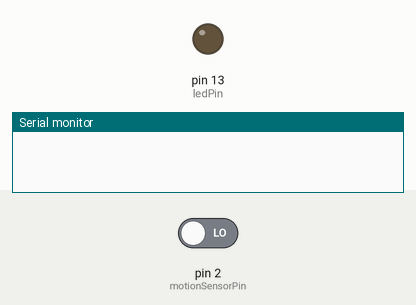
Simulated run of this sketch. Board: Arduino Uno, built with avr-gcc and run on an emulated ATmega328P. Shown: output pins drawn as LEDs (lit = HIGH), the last lines printed to the serial monitor. The inputs (shaded band) are chosen by the test bench; at power-on: pin 2 (motionSensorPin) LOW.

Above: at 1.2 s.
1.3 s: pin 2 (motionSensorPin) driven HIGH
At 2.0 s:
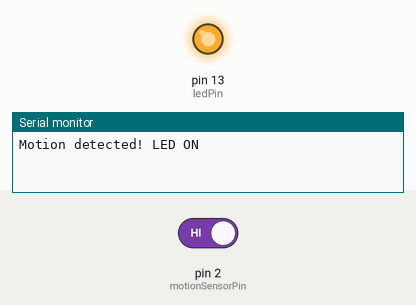
Timing chart, 0 to 4.8 s (numbered marks = the images above; inputs shaded):
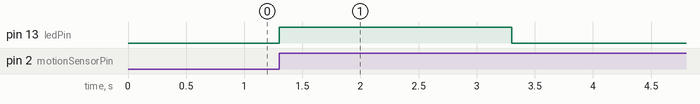

Measured:
- after the input at 1.3 s, pin 13 (ledPin): LOW → HIGH at once, → LOW 2.0 s later

The sketch:

Task1.2P.ino
```cpp
const int motionSensorPin = 2;  // HC-SR505 digital output pin (Interrupt Pin)
const int ledPin = LED_BUILTIN; // Built-in LED pin
volatile bool motionDetected = false; // Flag for motion detection

// Function prototype (Declare before usage)
void detectMotion();

void setup() {
  pinMode(motionSensorPin, INPUT); // Set motion sensor as input
  pinMode(ledPin, OUTPUT);         // Set LED as output
  Serial.begin(9600);              // Initialize serial monitor

  // Attach interrupt to motion sensor pin (RISING for motion detected)
  attachInterrupt(digitalPinToInterrupt(motionSensorPin), detectMotion, RISING);
}

// Interrupt Service Routine (ISR) function
void detectMotion() {
  motionDetected = true;  // Set flag when motion is detected
}

void loop() {
  if (motionDetected) {
    digitalWrite(ledPin, HIGH); // Turn on LED
    Serial.println("Motion detected! LED ON");

    delay(2000);  // Keep LED ON for 2 seconds
    digitalWrite(ledPin, LOW); // Turn OFF LED after delay
    Serial.println("No motion. LED OFF");

    motionDetected = false; // Reset flag
  }
}
```
